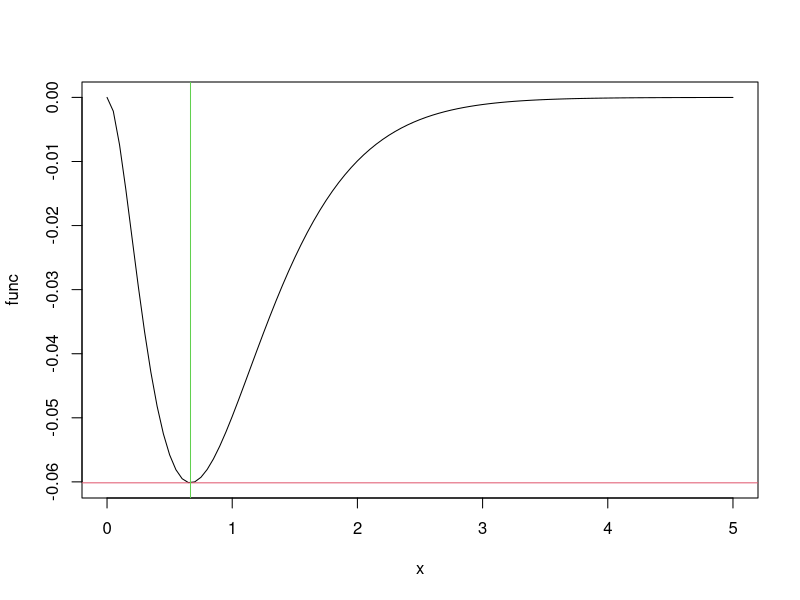

This chart was generated by the following R code:
func <- function(x) {
     return(-x^2*exp(-3*x))
}
opt <- optimize(func,c(0.,5.))  # c(0,5) is the range
cat(opt$minimum,opt$objective)  # print the min and the objective values
plot(func,0,5)   # to plot the function from 0 to 5
abline(h=opt$objective,col=2) # horizontal line, col especifies color 
abline(v=opt$minimum,col=3)  # vertical line